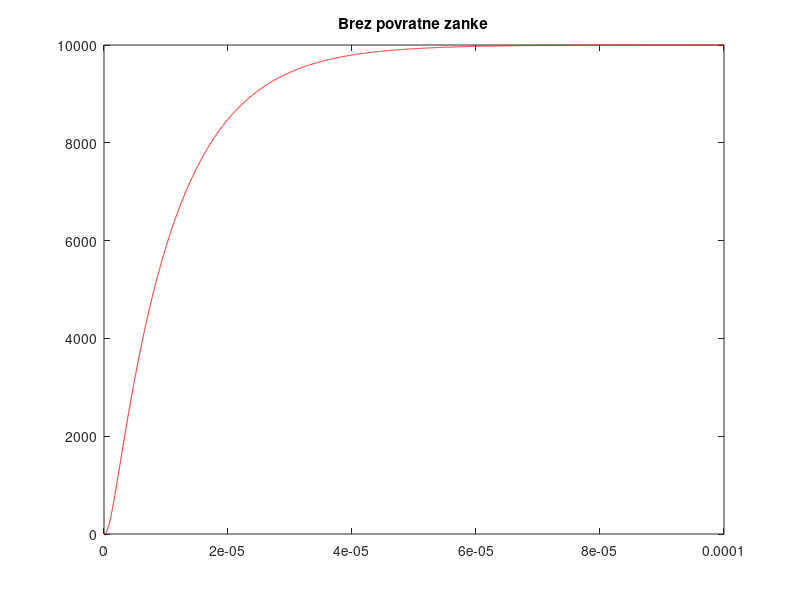
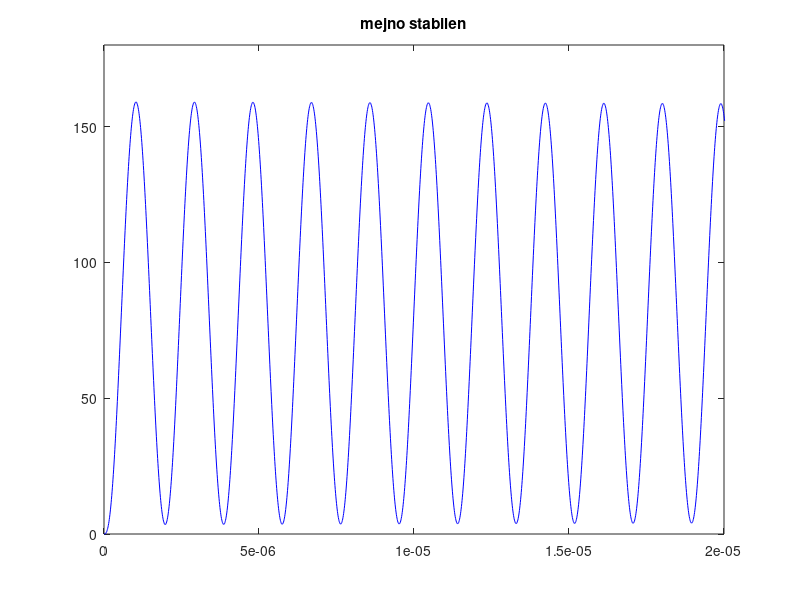
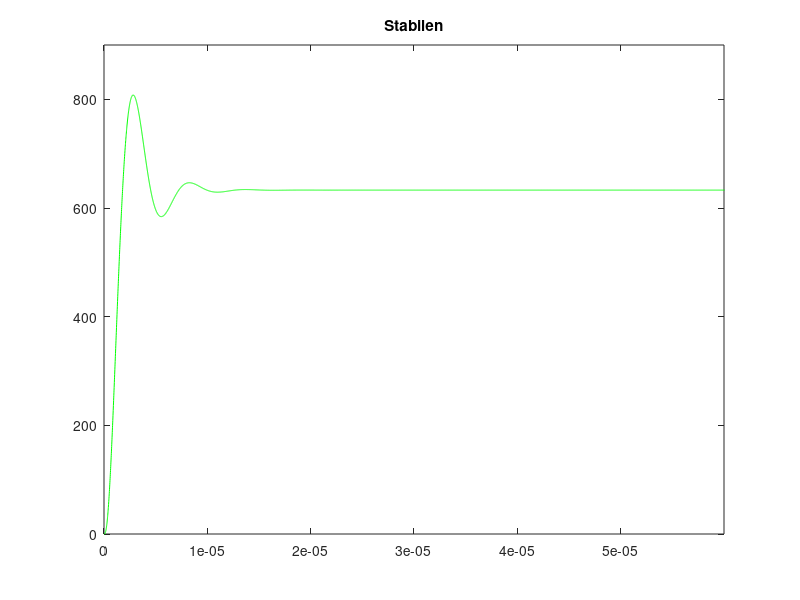

MATLAB code to generate these figures, in order: (Note: this script raises an error after producing the figures.)
clear all; close all
#LabVaja1f
%1.f Za vse primere pod c. narišite časovne odzive na enotino stopnico in jih opišite.

#definiran cas
  t = 0:0.00000001:0.0001;

#Data za polinom
G0 = 10^4;
wp1 = 10^5;
wp2 = 10^6;
wp3 = 10^7;

#Za izris grafa nastavljeni vektorji, za vsako beto posebej
  barva = ['k', 'r', 'm', 'b', 'y', 'm'];
  barve = ['r', 'b', 'g', 'm', 'k']
  B = [0 0.012210 0.00148  0.2265];
  naslov_grafa = ["Brez povratne zanke"; "mejno stabilen"; "Stabilen"; "Nestabilen"];
  osi_mag = [0, 10000, 180, 900];
  osi_cas = [0.0001, 2e-05, 6e-05]
 
 
  # DRAW GRAPHS
  # Imamo brez povratne, mejno in stabilen tlele
  for i = 1:length(B) - 1
  
    a3 = 1; 
    a2 = wp1 + wp2 + wp3;
    a1 = wp1*wp2 + wp1*wp3 + wp2*wp3;
    a0 = wp1*wp2*wp3*(1 + B(i)*G0);
    
    num = [G0*wp1*wp2*wp3];
    den = [a3 a2 a1 a0];
    sys = tf(num, den);
    y = step(sys, t);
      
    fig = figure(i)
    plot(t, y, barve(i))
    axis([0 osi_cas(i) osi_mag(1) osi_mag(i+1)])
    call_string = cellstr(naslov_grafa)
    title(call_string(i));
    pause(i);
  endfor
  
  # NESTABILEN
  # Za nestabilen je posebej graf
  %   Razlaga: Problem je bil, ko je step func bila racunana je dobu prevlke vrednosti za izris nekej na e^124
  %   Zato se ga posebej racuna, da se vzame samo nekej 1000 prvih rezultatov in graf omeji njegov casovn raznose
  
  # Poracunamo senkrat polinosko enacbo za nestabilen sistem
  a3 = 1; 
  a2 = wp1 + wp2 + wp3;
  a1 = wp1*wp2 + wp1*wp3 + wp2*wp3;
  a0 = wp1*wp2*wp3*(1 + B(4)*G0);
  
  num = [G0*wp1*wp2*wp3];
  den = [a3 a2 a1 a0];
  sys = tf(num, den);
  y = step(sys, t); 

  #Vzamemo samo prvih 1000 vrenosti y in t (casa)
  y = y(1:1000);
  t = t(1:1000);
  
  #Zasiftamo y v levo, in mu spredej dodamo nekej null, enako za cas, samo da mu na koncu dodamo enke
  a = zeros(45,1:45)';
  ones = ones(45,1:45)';
  y_shift = vertcat(a', y) ;
  t_shift = vertcat(t', ones');

  #Izris grafa NESTABILEN
  figure(4)
  plot(t_shift, y_shift, barve(4))
  axis([0 3e-06 -30 30])
  title(call_string(4));
  pause(4)
